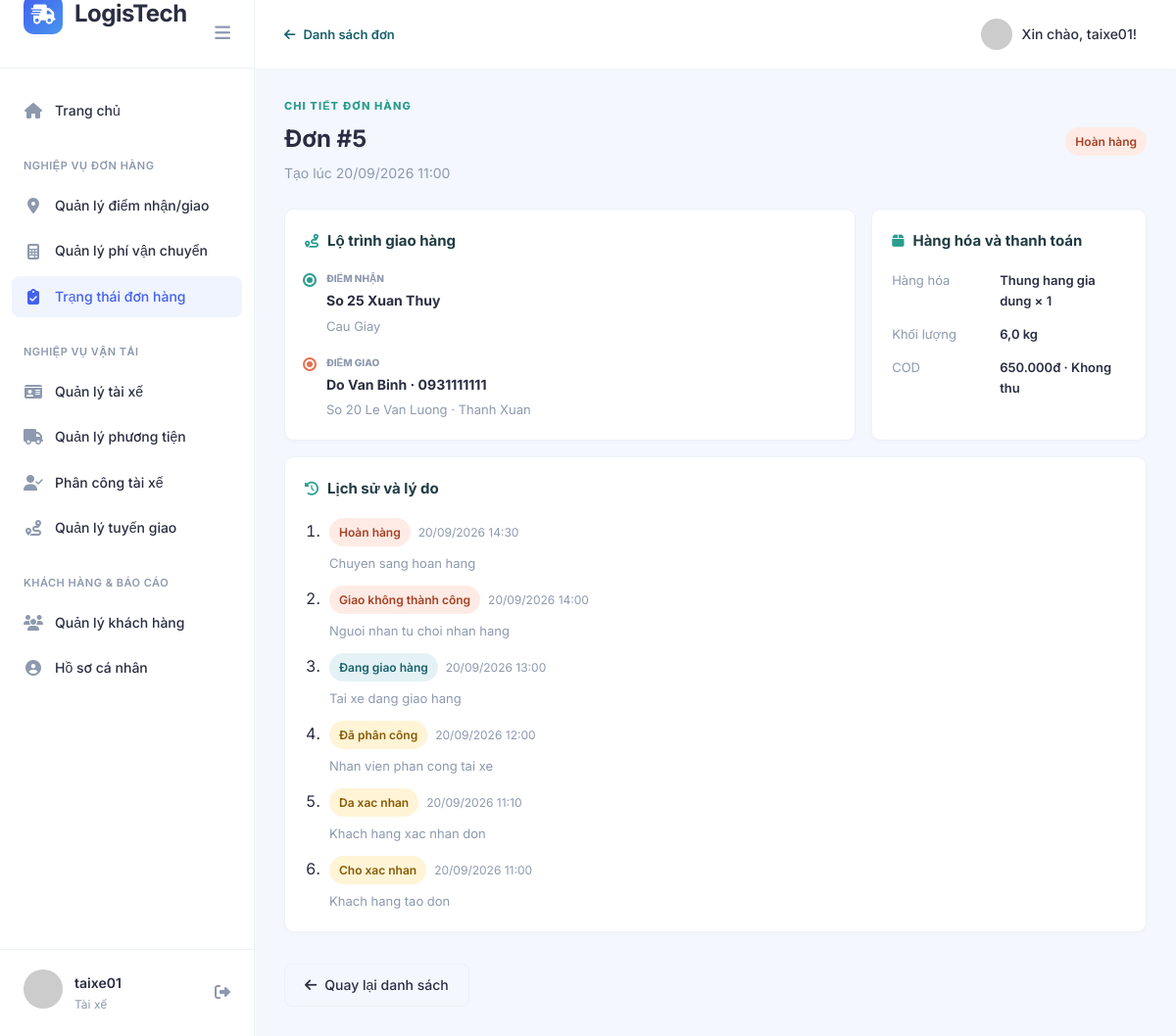
/index.php?page=donhangtaixe&view=5 (signed in), run on the app's committed database.
### tables this page shows
CREATE TABLE DonHang (
    MaDonHang INT AUTO_INCREMENT PRIMARY KEY,

    MaKhachHang INT NOT NULL,
    MaDiemNhan INT NOT NULL,
    MaDiemGiao INT NOT NULL,
    MaTuyenGiao INT,
    MaPhi INT,

    NgayTao DATETIME DEFAULT CURRENT_TIMESTAMP,

    TienHang DECIMAL(18,2) DEFAULT 0,
    TongKhoiLuong DECIMAL(10,2) DEFAULT 0,

     
    PhiVanChuyen DECIMAL(18,2) DEFAULT 0,

    PhiHoan DECIMAL(18,2) DEFAULT 0,
    TongPhi DECIMAL(18,2) DEFAULT 0,

    TrangThai VARCHAR(50) DEFAULT 'Cho xac nhan',

    LyDoHuy VARCHAR(255),
    LyDoHoan VARCHAR(255),

    NguoiChiuPhi VARCHAR(50),

    CONSTRAINT FK_DonHang_KhachHang
        FOREIGN KEY (MaKhachHang)
        REFERENCES KhachHang(MaKhachHang),

    CONSTRAINT FK_DonHang_DiemNhan
        FOREIGN KEY (MaDiemNhan)
        REFERENCES DiemNhan(MaDiemNhan),

    CONSTRAINT FK_DonHang_DiemGiao
        FOREIGN KEY (MaDiemGiao)
        REFERENCES DiemGiao(MaDiemGiao),

    CONSTRAINT FK_DonHang_TuyenGiao
        FOREIGN KEY (MaTuyenGiao)
        REFERENCES TuyenGiao(MaTuyenGiao),

    CONSTRAINT FK_DonHang_PhiVanChuyen
        FOREIGN KEY (MaPhi)
        REFERENCES PhiVanChuyen(MaPhi)
);

CREATE TABLE DiemNhan (
    MaDiemNhan INT AUTO_INCREMENT PRIMARY KEY,
    DiaChi VARCHAR(255) NOT NULL,
    KhuVuc VARCHAR(100),
    TinhThanh VARCHAR(100),
    QuanHuyen VARCHAR(100),
    PhuongXa VARCHAR(100),
    SoDienThoai VARCHAR(20),
    GhiChu VARCHAR(255)
);

CREATE TABLE DiemGiao (
    MaDiemGiao INT AUTO_INCREMENT PRIMARY KEY,
    TenNguoiNhan VARCHAR(100) NOT NULL,
    SoDienThoai VARCHAR(20),
    DiaChi VARCHAR(255) NOT NULL,
    KhuVuc VARCHAR(100),
    TinhThanh VARCHAR(100),
    QuanHuyen VARCHAR(100),
    PhuongXa VARCHAR(100),
    GhiChu VARCHAR(255)
);

### models/donhangtaixe_model.php (called while the page is built, shortened)
<?php
require_once 'config/database.php';
class DriverOrderModel {
    private $conn;
    public function __construct() {
        $database = new Database();
        $this->conn = $database->getConnection();
    }
    public function getDriverIdByAccount($accountId) {
        $stmt = $this->conn->prepare('SELECT MaTaiXe FROM TaiXe WHERE MaTaiKhoan = :account_id LIMIT 1');
        $stmt->execute([':account_id' => (int) $accountId]);
        return $stmt->fetchColumn() ?: null;
    }
    public function getAssignedOrders($driverId, $keyword = '') {
        $query = "SELECT d.MaDonHang, d.NgayTao, d.TongKhoiLuong, d.TienHang, d.PhiVanChuyen,
                         d.TongPhi, d.TrangThai, d.LyDoHuy, d.LyDoHoan,
                         pc.MaPhanCong, pc.TrangThai AS TrangThaiPhanCong,
                         dn.DiaChi AS DiaChiNhan, dn.KhuVuc AS KhuVucNhan,
                         dg.TenNguoiNhan, dg.SoDienThoai AS SDTNhan,
                         dg.DiaChi AS DiaChiGiao, dg.KhuVuc AS KhuVucGiao,
                         cod.SoTienCOD, cod.TrangThai AS TrangThaiCOD,
                         cod.ThoiGianThu, cod.GhiChu AS GhiChuCOD,
                         (SELECT GROUP_CONCAT(CONCAT(h.TenHangHoa, ' × ', ct.SoLuong) SEPARATOR ', ')
                          FROM ChiTietDonHang ct INNER JOIN HangHoa h ON h.MaHangHoa = ct.MaHangHoa
                          WHERE ct.MaDonHang = d.MaDonHang) AS HangHoa
                  FROM PhanCong pc
                  INNER JOIN DonHang d ON d.MaDonHang = pc.MaDonHang
                  LEFT JOIN DiemNhan dn ON dn.MaDiemNhan = d.MaDiemNhan
                  LEFT JOIN DiemGiao dg ON dg.MaDiemGiao = d.MaDiemGiao
                  LEFT JOIN COD cod ON cod.MaDonHang = d.MaDonHang
                  WHERE pc.MaTaiXe = :driver_id AND pc.TrangThai <> 'Da huy'
                    AND pc.MaPhanCong = (
                        SELECT MAX(pc_latest.MaPhanCong)
                        FROM PhanCong pc_latest
                        WHERE pc_latest.MaDonHang = pc.MaDonHang
                          AND pc_latest.TrangThai <> 'Da huy'
                    )";
                $params = [':driver_id' => (int) $driverId];
        $query .= ' ORDER BY pc.ThoiGianPhanCong DESC';
        $stmt = $this->conn->prepare($query);
        $stmt->execute($params);
        return $stmt->fetchAll(PDO::FETCH_ASSOC);
    }
    public function getOrderHistory($orderId, $driverId = null) {
        $query = "SELECT ls.TrangThai, ls.ThoiGian, ls.GhiChu
            FROM LichSuTrangThai ls WHERE ls.MaDonHang = :order_id";
        $params = [':order_id' => (int) $orderId];
        if ($driverId !== null) {
            $query .= " AND EXISTS (SELECT 1 FROM PhanCong pc WHERE pc.MaDonHang = ls.MaDonHang
                AND pc.MaTaiXe = :driver_id AND pc.TrangThai <> 'Da huy'
                AND pc.MaPhanCong = (SELECT MAX(pc_latest.MaPhanCong) FROM PhanCong pc_latest
                    WHERE pc_latest.MaDonHang = pc.MaDonHang AND pc_latest.TrangThai <> 'Da huy'))";
            $params[':driver_id'] = (int) $driverId;
        }
        $query .= ' ORDER BY ls.ThoiGian DESC';
        $stmt = $this->conn->prepare($query);
        $stmt->execute($params);
        return $stmt->fetchAll(PDO::FETCH_ASSOC);
    }
}
?>

### config/database.php (called while the page is built, shortened)
<?php
class Database {
    private $host = "localhost";
    private $db_name = "QuanLyVanTai";
    private $username = "root";
    private $password = "";
    public function getConnection() {
        $this->conn = null;
        try {
            $this->conn = new PDO("mysql:host=" . $this->host . ";dbname=" . $this->db_name, $this->username, $this->password);
            $this->conn->exec("set names utf8");
        } catch(PDOException $exception) {
            echo "Lỗi kết nối cơ sở dữ liệu: " . $exception->getMessage();
        }
        return $this->conn;
    }
}
?>

### views/chitietdonhangtaixe.php (the view, shortened to what this page needs)
<?php
$statusLabels = [
    'Da phan cong' => 'Đã phân công', 'Dang phan cong' => 'Đang phân công',
    'Da nhan hang' => 'Đã nhận hàng', 'Dang van chuyen' => 'Đang vận chuyển',
    'Dang giao hang' => 'Đang giao hàng', 'Da giao hang' => 'Đã giao hàng',
    'Giao khong thanh cong' => 'Giao không thành công', 'Hoan tat' => 'Hoàn tất',
    'Hoan hang' => 'Hoàn hàng', 'Da huy' => 'Đã hủy'
];
$statusClass = [
    'Da phan cong' => 'driver-status-pending', 'Dang phan cong' => 'driver-status-pending',
    'Da nhan hang' => 'driver-status-progress', 'Dang van chuyen' => 'driver-status-progress',
    'Dang giao hang' => 'driver-status-progress', 'Giao khong thanh cong' => 'driver-status-warning',
    'Da giao hang' => 'driver-status-success', 'Hoan tat' => 'driver-status-success',
    'Hoan hang' => 'driver-status-warning', 'Da huy' => 'driver-status-cancel'
];
$currentStatus = $detailOrder['TrangThai'];
?>
<!DOCTYPE html>
<html lang="vi">
<head>
    <link rel="stylesheet" href="assets/css/style.css">
    <link rel="stylesheet" href="https://cdnjs.cloudflare.com/ajax/libs/font-awesome/6.4.0/css/all.min.css">
</head>
<body class="dashboard-body">
    <?php include 'views/menu.php'; ?>
    <main class="main-content">
        <header class="topbar"><div class="search-bar"><a class="detail-back-link" href="index.php?page=donhangtaixe"><i class="fas fa-arrow-left"></i> Danh sách đơn</a></div><div class="topbar-right"><div class="user-dropdown"><img src="https://ui-avatars.com/api/?name=<?php echo urlencode($_SESSION['username'] ?? 'User'); ?>&background=4361ee&color=fff" class="topbar-avatar" alt="Người dùng"><span class="user-greeting">Xin chào, <?php echo htmlspecialchars($_SESSION['username'] ?? ''); ?>!</span></div></div></header>
        <div class="content-area driver-page driver-detail-page">
            <div class="page-header"><div><p class="detail-eyebrow">CHI TIẾT ĐƠN HÀNG</p><h1 class="page-title">Đơn #<?php echo (int) $detailOrder['MaDonHang']; ?></h1><p class="page-subtitle">Tạo lúc <?php echo date('d/m/Y H:i', strtotime($detailOrder['NgayTao'])); ?></p></div><span class="driver-status <?php echo $statusClass[$currentStatus] ?? 'driver-status-pending'; ?>"><?php echo htmlspecialchars($statusLabels[$currentStatus] ?? $currentStatus); ?></span></div>
            <div class="driver-detail-grid">
                <section class="driver-detail-panel"><h2><i class="fas fa-route"></i> Lộ trình giao hàng</h2><div class="detail-route"><div><span class="route-dot pickup-dot"></span><div><small>ĐIỂM NHẬN</small><strong><?php echo htmlspecialchars($detailOrder['DiaChiNhan'] ?? ''); ?></strong><span><?php echo htmlspecialchars($detailOrder['KhuVucNhan'] ?? ''); ?></span></div></div><div><span class="route-dot delivery-dot"></span><div><small>ĐIỂM GIAO</small><strong><?php echo htmlspecialchars($detailOrder['TenNguoiNhan'] ?? ''); ?> · <?php echo htmlspecialchars($detailOrder['SDTNhan'] ?? ''); ?></strong><span><?php echo htmlspecialchars($detailOrder['DiaChiGiao'] ?? ''); ?> · <?php echo htmlspecialchars($detailOrder['KhuVucGiao'] ?? ''); ?></span></div></div></div></section>
                <section class="driver-detail-panel"><h2><i class="fas fa-box"></i> Hàng hóa và thanh toán</h2><dl class="detail-facts"><dt>Hàng hóa</dt><dd><?php echo htmlspecialchars($detailOrder['HangHoa'] ?? 'Chưa có hàng hóa'); ?></dd><dt>Khối lượng</dt><dd><?php echo number_format((float) $detailOrder['TongKhoiLuong'], 1, ',', '.'); ?> kg</dd><dt>COD</dt><dd><?php echo number_format((float) ($detailOrder['SoTienCOD'] ?? 0), 0, ',', '.'); ?>đ · <?php echo htmlspecialchars($detailOrder['TrangThaiCOD'] ?? 'Không có COD'); ?></dd></dl></section>
            </div>
            <section class="driver-detail-panel driver-detail-history"><h2><i class="fas fa-clock-rotate-left"></i> Lịch sử và lý do</h2><ol class="detail-history-list"><?php foreach ($detailHistory as $item): ?><li><span class="driver-status <?php echo $statusClass[$item['TrangThai']] ?? 'driver-status-pending'; ?>"><?php echo htmlspecialchars($statusLabels[$item['TrangThai']] ?? $item['TrangThai']); ?></span><time><?php echo date('d/m/Y H:i', strtotime($item['ThoiGian'])); ?></time><?php if (!empty($item['GhiChu'])): ?><p><?php echo htmlspecialchars($item['GhiChu']); ?></p><?php endif; ?></li><?php endforeach; ?></ol></section>
            <a class="btn btn-outline detail-back-button" href="index.php?page=donhangtaixe"><i class="fas fa-arrow-left"></i> Quay lại danh sách</a>
        </div>
    </main>
</body>
</html>

### data on the page
donhang: MaDonHang "5", NgayTao "20/09/2026 11:00", TrangThai "Hoàn hàng", TongKhoiLuong "6,0"
diemnhan: DiaChi "So 25 Xuan Thuy", KhuVuc "Cau Giay"
diemgiao: TenNguoiNhan "Do Van Binh", SoDienThoai "0931111111", DiaChi "So 20 Le Van Luong", KhuVuc "Thanh Xuan"

### other printed values
$_SESSION['username'] "taixe01"
$detailOrder['HangHoa'] "Thung hang gia dung × 1"
$detailOrder['SoTienCOD'] "650.000"
$detailOrder['TrangThaiCOD'] "Khong thu"
$statusLabels[$item['TrangThai']] "Hoàn hàng"
date('d/m/Y H:i', strtotime($item['ThoiGian'])) "20/09/2026 14:30"
$item['GhiChu'] "Chuyen sang hoan hang"
$statusLabels[$item['TrangThai']] "Giao không thành công"
date('d/m/Y H:i', strtotime($item['ThoiGian'])) "20/09/2026 14:00"
$item['GhiChu'] "Nguoi nhan tu choi nhan hang"
$statusLabels[$item['TrangThai']] "Đang giao hàng"
date('d/m/Y H:i', strtotime($item['ThoiGian'])) "20/09/2026 13:00"
$item['GhiChu'] "Tai xe dang giao hang"
$statusLabels[$item['TrangThai']] "Đã phân công"
date('d/m/Y H:i', strtotime($item['ThoiGian'])) "20/09/2026 12:00"
